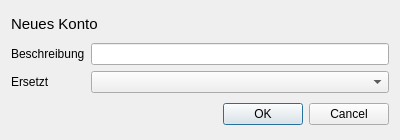
<?xml version="1.0" encoding="UTF-8"?>
<ui version="4.0">
 <class>AccountWindow</class>
 <widget class="QDialog" name="AccountWindow">
  <property name="geometry">
   <rect>
    <x>0</x>
    <y>0</y>
    <width>400</width>
    <height>140</height>
   </rect>
  </property>
  <property name="windowTitle">
   <string>Dialog</string>
  </property>
  <layout class="QVBoxLayout" name="verticalLayout">
   <item>
    <widget class="QLabel" name="titel">
     <property name="sizePolicy">
      <sizepolicy hsizetype="Maximum" vsizetype="Maximum">
       <horstretch>0</horstretch>
       <verstretch>0</verstretch>
      </sizepolicy>
     </property>
     <property name="font">
      <font>
       <pointsize>11</pointsize>
      </font>
     </property>
     <property name="text">
      <string>Neues Konto</string>
     </property>
    </widget>
   </item>
   <item>
    <layout class="QGridLayout" name="gridLayout">
     <item row="1" column="0">
      <widget class="QLabel" name="label">
       <property name="text">
        <string>Beschreibung</string>
       </property>
      </widget>
     </item>
     <item row="1" column="1">
      <widget class="QLineEdit" name="description"/>
     </item>
     <item row="2" column="0">
      <widget class="QLabel" name="label_2">
       <property name="text">
        <string>Ersetzt</string>
       </property>
      </widget>
     </item>
     <item row="2" column="1">
      <widget class="QComboBox" name="replaces">
       <property name="sizePolicy">
        <sizepolicy hsizetype="Expanding" vsizetype="Fixed">
         <horstretch>0</horstretch>
         <verstretch>0</verstretch>
        </sizepolicy>
       </property>
      </widget>
     </item>
    </layout>
   </item>
   <item>
    <widget class="QDialogButtonBox" name="buttonBox">
     <property name="orientation">
      <enum>Qt::Horizontal</enum>
     </property>
     <property name="standardButtons">
      <set>QDialogButtonBox::Cancel|QDialogButtonBox::Ok</set>
     </property>
    </widget>
   </item>
  </layout>
 </widget>
 <resources/>
 <connections>
  <connection>
   <sender>buttonBox</sender>
   <signal>accepted()</signal>
   <receiver>AccountWindow</receiver>
   <slot>accept()</slot>
   <hints>
    <hint type="sourcelabel">
     <x>248</x>
     <y>254</y>
    </hint>
    <hint type="destinationlabel">
     <x>157</x>
     <y>274</y>
    </hint>
   </hints>
  </connection>
  <connection>
   <sender>buttonBox</sender>
   <signal>rejected()</signal>
   <receiver>AccountWindow</receiver>
   <slot>reject()</slot>
   <hints>
    <hint type="sourcelabel">
     <x>316</x>
     <y>260</y>
    </hint>
    <hint type="destinationlabel">
     <x>286</x>
     <y>274</y>
    </hint>
   </hints>
  </connection>
 </connections>
</ui>
